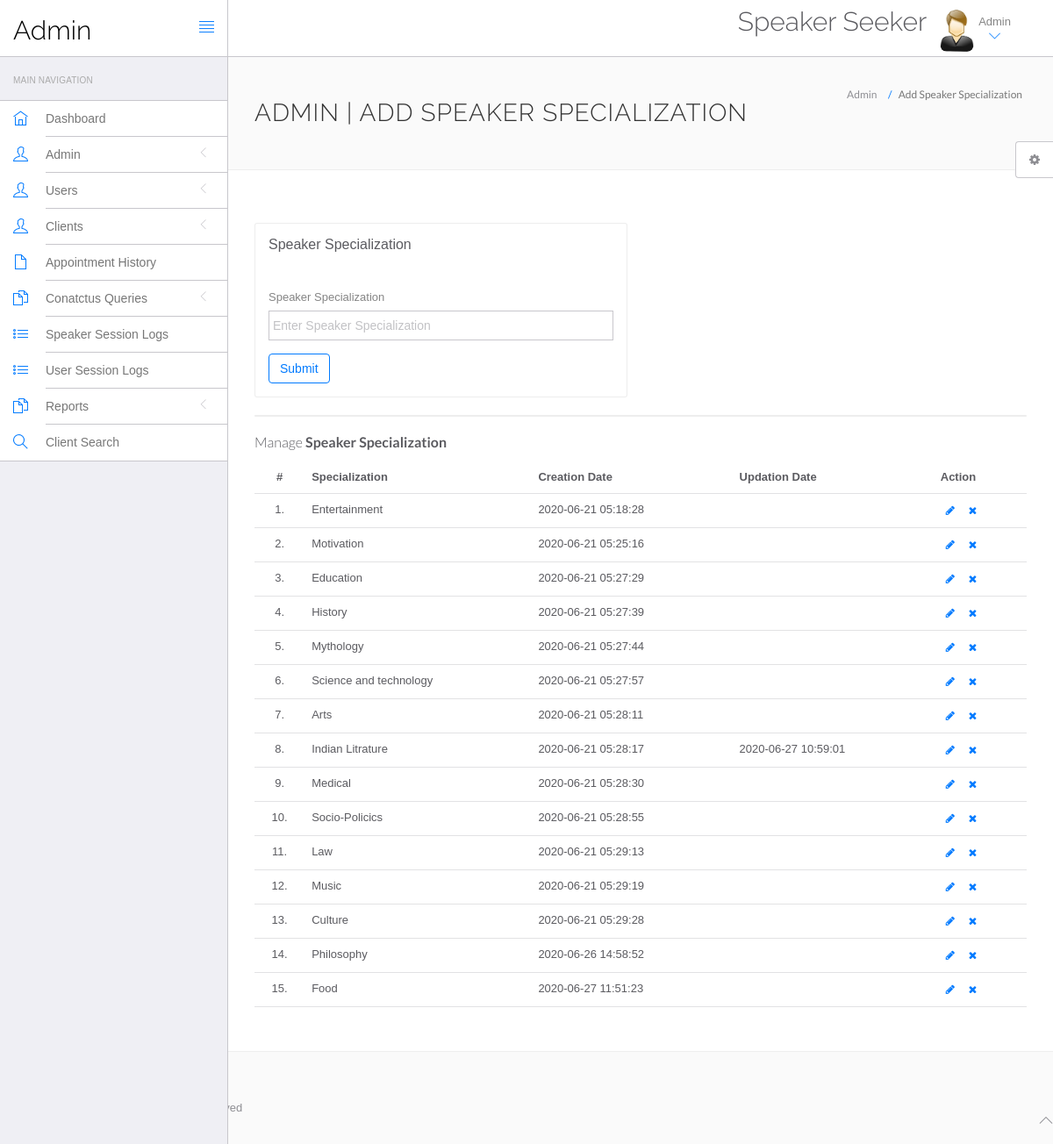
Page /speaker/sms/admin/speaker-specilization.php (signed in) on the committed database.
### tables this page shows
CREATE TABLE `speakerspecilization` (
  `id` int(11) NOT NULL,
  `specilization` varchar(255) DEFAULT NULL,
  `creationDate` timestamp NULL DEFAULT current_timestamp(),
  `updationDate` timestamp NULL DEFAULT NULL ON UPDATE current_timestamp()
);

### speaker/sms/admin/speaker-specilization.php (the view, shortened to what this page needs)
<?php
include('include/config.php');
?>
<!DOCTYPE html>
<html lang="en">
	<head>
		<link rel="stylesheet" href="vendor/bootstrap/css/bootstrap.min.css">
		<link rel="stylesheet" href="vendor/fontawesome/css/font-awesome.min.css">
		<link rel="stylesheet" href="vendor/themify-icons/themify-icons.min.css">
		<link href="vendor/animate.css/animate.min.css" rel="stylesheet" media="screen">
		<link href="vendor/perfect-scrollbar/perfect-scrollbar.min.css" rel="stylesheet" media="screen">
		<link href="vendor/switchery/switchery.min.css" rel="stylesheet" media="screen">
		<link href="vendor/bootstrap-touchspin/jquery.bootstrap-touchspin.min.css" rel="stylesheet" media="screen">
		<link href="vendor/select2/select2.min.css" rel="stylesheet" media="screen">
		<link href="vendor/bootstrap-datepicker/bootstrap-datepicker3.standalone.min.css" rel="stylesheet" media="screen">
		<link href="vendor/bootstrap-timepicker/bootstrap-timepicker.min.css" rel="stylesheet" media="screen">
		<link rel="stylesheet" href="assets/css/styles.css">
		<link rel="stylesheet" href="assets/css/plugins.css">
		<link rel="stylesheet" href="assets/css/themes/theme-1.css" id="skin_color" />
	</head>
	<body>
		<div id="app">
<?php include('include/sidebar.php');?>
			<div class="app-content">
						<?php include('include/header.php');?>
				<div class="main-content" >
					<div class="wrap-content container" id="container">
						<section id="page-title">
							<div class="row">
								<div class="col-sm-8">
									<h1 class="mainTitle">Admin | Add Speaker Specialization</h1>
																	</div>
								<ol class="breadcrumb">
									<li>
										<span>Admin</span>
									</li>
									<li class="active">
										<span>Add Speaker Specialization</span>
									</li>
								</ol>
							</div>
						</section>
						<div class="container-fluid container-fullw bg-white">
							<div class="row">
								<div class="col-md-12">
									<div class="row margin-top-30">
										<div class="col-lg-6 col-md-12">
											<div class="panel panel-white">
												<div class="panel-heading">
													<h5 class="panel-title">Speaker Specialization</h5>
												</div>
												<div class="panel-body">
													<form role="form" name="dcotorspcl" method="post" >
														<div class="form-group">
															<label for="exampleInputEmail1">
																Speaker Specialization
															</label>
							<input type="text" name="speakerspecilization" class="form-control"  placeholder="Enter Speaker Specialization">
														</div>
														<button type="submit" name="submit" class="btn btn-o btn-primary">
															Submit
														</button>
													</form>
												</div>
											</div>
										</div>
											</div>
										</div>
									<div class="col-lg-12 col-md-12">
											<div class="panel panel-white">
											</div>
										</div>
									</div>
									<div class="row">
								<div class="col-md-12">
									<h5 class="over-title margin-bottom-15">Manage <span class="text-bold">Speaker Specialization</span></h5>
									<table class="table table-hover" id="sample-table-1">
										<thead>
											<tr>
												<th class="center">#</th>
												<th>Specialization</th>
												<th class="hidden-xs">Creation Date</th>
												<th>Updation Date</th>
												<th>Action</th>
											</tr>
										</thead>
										<tbody>
<?php
$sql=mysqli_query($con,"select * from speakerSpecilization");
$cnt=1;
while($row=mysqli_fetch_array($sql))
{
?>
											<tr>
												<td class="center"><?php echo $cnt;?>.</td>
												<td class="hidden-xs"><?php echo $row['specilization'];?></td>
												<td><?php echo $row['creationDate'];?></td>
												<td><?php echo $row['updationDate'];?>
												</td>
												<td >
												<div class="visible-md visible-lg hidden-sm hidden-xs">
							<a href="edit-speaker-specialization.php?id=<?php echo $row['id'];?>" class="btn btn-transparent btn-xs" tooltip-placement="top" tooltip="Edit"><i class="fa fa-pencil"></i></a>
	<a href="speaker-specilization.php?id=<?php echo $row['id']?>&del=delete" onClick="return confirm('Are you sure you want to delete?')"class="btn btn-transparent btn-xs tooltips" tooltip-placement="top" tooltip="Remove"><i class="fa fa-times fa fa-white"></i></a>
												</div>
												</td>
											</tr>
											<?php
$cnt=$cnt+1;
											 }?>
										</tbody>
									</table>
								</div>
							</div>
								</div>
							</div>
						</div>
					</div>
				</div>
	<?php include('include/footer.php');?>
	<?php include('include/setting.php');?>
	</body>
</html>

### speaker/sms/admin/assets/css/themes/theme-1.css (style rules this page uses)
body { background: #FAFAFA; }

### rows in the picture
speakerspecilization: specilization "Entertainment", creationDate "2020-06-21 05:18:28"
speakerspecilization: specilization "Motivation", creationDate "2020-06-21 05:25:16"
speakerspecilization: specilization "Education", creationDate "2020-06-21 05:27:29"
speakerspecilization: specilization "History", creationDate "2020-06-21 05:27:39"
speakerspecilization: specilization "Mythology", creationDate "2020-06-21 05:27:44"
speakerspecilization: specilization "Science and technology", creationDate "2020-06-21 05:27:57"
speakerspecilization: specilization "Arts", creationDate "2020-06-21 05:28:11"
speakerspecilization: specilization "Indian Litrature", creationDate "2020-06-21 05:28:17", updationDate "2020-06-27 10:59:01"
speakerspecilization: specilization "Medical", creationDate "2020-06-21 05:28:30"
speakerspecilization: specilization "Socio-Policics", creationDate "2020-06-21 05:28:55"
speakerspecilization: specilization "Law", creationDate "2020-06-21 05:29:13"
speakerspecilization: specilization "Music", creationDate "2020-06-21 05:29:19"
speakerspecilization: specilization "Culture", creationDate "2020-06-21 05:29:28"
speakerspecilization: specilization "Philosophy", creationDate "2020-06-26 14:58:52"
speakerspecilization: specilization "Food", creationDate "2020-06-27 11:51:23"
